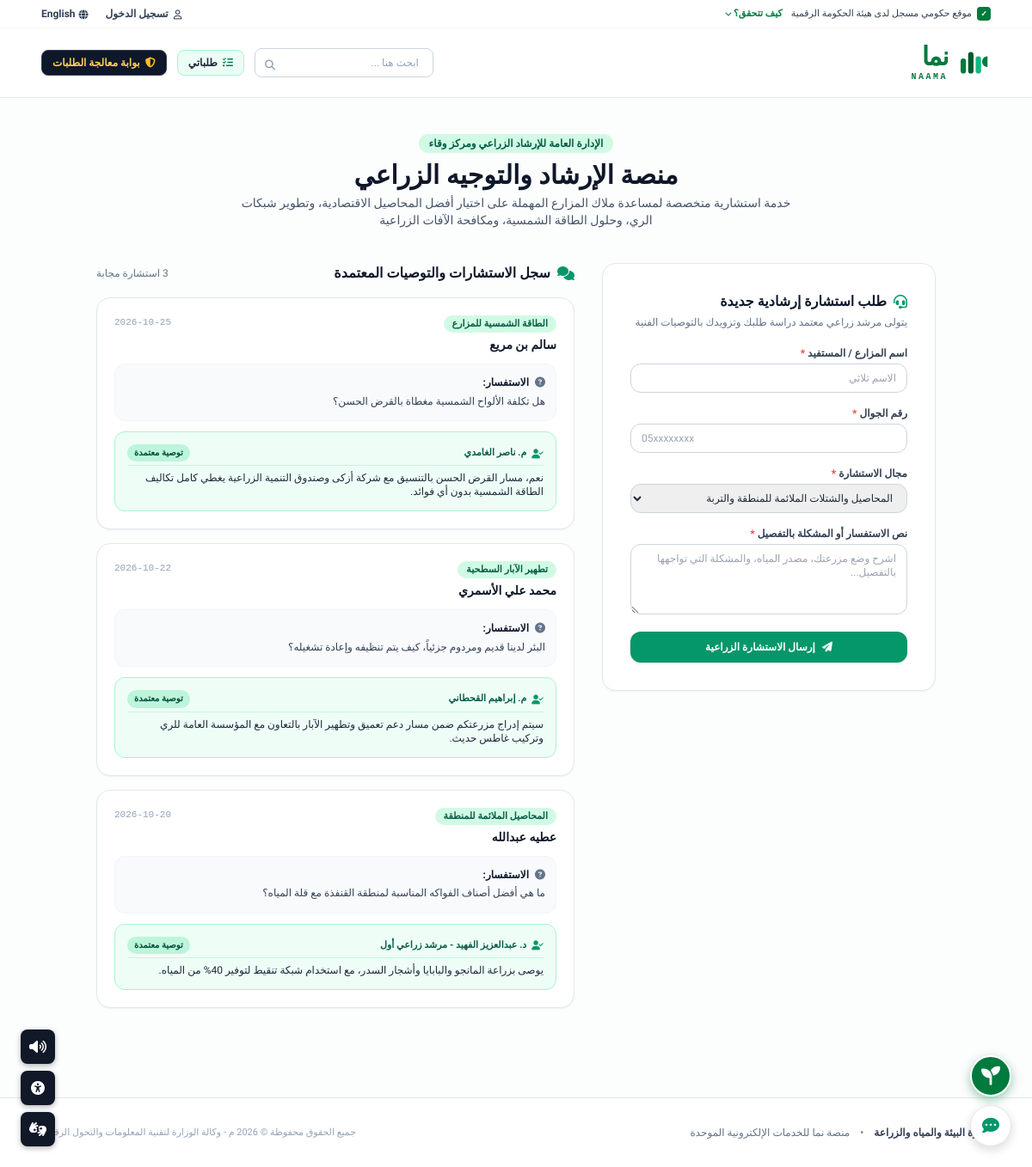
The page /advisory on the database its author committed.
### tables this page shows
CREATE TABLE advisory_requests (
        id INTEGER PRIMARY KEY AUTOINCREMENT,
        farm_id INTEGER,
        farmer_name TEXT,
        farmer_phone TEXT,
        topic TEXT,
        inquiry TEXT,
        reply TEXT,
        advisor_name TEXT,
        status TEXT,
        created_at TEXT
    );

### backend/app.py (the view)
@app.get("/advisory", response_class=HTMLResponse)
async def advisory_page(request: Request):
    conn = get_db_connection()
    c = conn.cursor()
    c.execute("SELECT * FROM advisory_requests ORDER BY id DESC LIMIT 20")
    advisories = [dict(r) for r in c.fetchall()]
    conn.close()
    return render_template(request, "advisory.html", {"advisories": advisories})

### frontend/templates/advisory.html (shortened to what this page needs)
{% extends "base.html" %}
{% block content %}
<div class="max-w-5xl mx-auto px-4 sm:px-6 py-10">
    <div class="text-center mb-10">
        <span class="text-xs font-bold text-emerald-800 bg-emerald-100 px-3 py-1 rounded-full uppercase">الإدارة العامة للإرشاد الزراعي ومركز وقاء</span>
        <h1 class="text-3xl font-extrabold text-slate-900 mt-2">منصة الإرشاد والتوجيه الزراعي</h1>
        <p class="text-slate-600 text-sm mt-1 max-w-2xl mx-auto">
            خدمة استشارية متخصصة لمساعدة ملاك المزارع المهملة على اختيار أفضل المحاصيل الاقتصادية، وتطوير شبكات الري، وحلول الطاقة الشمسية، ومكافحة الآفات الزراعية
        </p>
    </div>
    <div class="grid grid-cols-1 lg:grid-cols-12 gap-8">
        <div class="lg:col-span-5">
            <div class="bg-white p-6 sm:p-8 rounded-2xl border border-slate-200 shadow-sm sticky top-28">
                <h3 class="text-base font-bold text-slate-900 mb-1 flex items-center gap-2">
                    <i class="fa-solid fa-headset text-emerald-600"></i>
                    <span>طلب استشارة إرشادية جديدة</span>
                </h3>
                <p class="text-xs text-slate-500 mb-5">يتولى مرشد زراعي معتمد دراسة طلبك وتزويدك بالتوصيات الفنية</p>
                <form id="advisoryForm" onsubmit="submitAdvisory(event)" class="space-y-4 text-xs">
                    <div>
                        <label class="block font-bold text-slate-700 mb-1">اسم المزارع / المستفيد <span class="text-red-500">*</span></label>
                        <input type="text" name="farmer_name" id="adv_name" required placeholder="الاسم ثلاثي"
                               class="w-full px-3 py-2 rounded-xl border border-slate-300 focus:ring-2 focus:ring-emerald-500 focus:outline-none">
                    </div>
                    <div>
                        <label class="block font-bold text-slate-700 mb-1">رقم الجوال <span class="text-red-500">*</span></label>
                        <input type="tel" name="farmer_phone" id="adv_phone" required placeholder="05xxxxxxxx" dir="ltr"
                               class="w-full px-3 py-2 rounded-xl border border-slate-300 focus:ring-2 focus:ring-emerald-500 focus:outline-none text-left">
                    </div>
                    <div>
                        <label class="block font-bold text-slate-700 mb-1">مجال الاستشارة <span class="text-red-500">*</span></label>
                        <select name="topic" id="adv_topic" class="w-full px-3 py-2 rounded-xl border border-slate-300 focus:ring-2 focus:ring-emerald-500 focus:outline-none">
                            <option value="المحاصيل الملائمة والشتلات">المحاصيل والشتلات الملائمة للمنطقة والتربة</option>
                        </select>
                    </div>
                    <div>
                        <label class="block font-bold text-slate-700 mb-1">نص الاستفسار أو المشكلة بالتفصيل <span class="text-red-500">*</span></label>
                        <textarea name="inquiry" id="adv_inquiry" rows="4" required placeholder="اشرح وضع مزرعتك، مصدر المياه، والمشكلة التي تواجهها بالتفصيل..."
                                  class="w-full px-3 py-2 rounded-xl border border-slate-300 focus:ring-2 focus:ring-emerald-500 focus:outline-none"></textarea>
                    </div>
                    <button type="submit" id="adv_btn" class="w-full py-2.5 rounded-xl bg-emerald-600 hover:bg-emerald-700 text-white font-bold shadow text-xs flex items-center justify-center gap-2">
                        <i class="fa-solid fa-paper-plane"></i>
                        <span>إرسال الاستشارة الزراعية</span>
                    </button>
                </form>
            </div>
        </div>
        <div class="lg:col-span-7 space-y-4">
            <div class="flex items-center justify-between">
                <h3 class="text-base font-bold text-slate-900 flex items-center gap-2">
                    <i class="fa-solid fa-comments text-emerald-600"></i>
                    <span>سجل الاستشارات والتوصيات المعتمدة</span>
                </h3>
                <span class="text-xs text-slate-500">{{ advisories|length }} استشارة مجابة</span>
            </div>
            {% for adv in advisories %}
            <div class="bg-white p-5 rounded-2xl border border-slate-200 shadow-sm space-y-3 text-xs">
                <div class="flex justify-between items-start gap-2">
                    <div>
                        <span class="inline-block px-2.5 py-0.5 rounded-full bg-emerald-100 text-emerald-800 font-bold text-[11px] mb-1">
                            {{ adv.topic }}
                        </span>
                        <h4 class="font-bold text-slate-900 text-sm">{{ adv.farmer_name }}</h4>
                    </div>
                    <span class="text-[11px] text-slate-400 font-mono">{{ adv.created_at }}</span>
                </div>
                <div class="p-3 bg-slate-50 rounded-xl border border-slate-100 text-slate-700 leading-relaxed">
                    <strong class="text-slate-900 block mb-0.5"><i class="fa-solid fa-circle-question ml-1 text-slate-500"></i> الاستفسار:</strong>
                    {{ adv.inquiry }}
                </div>
                <div class="p-3.5 bg-emerald-50/80 rounded-xl border border-emerald-200 text-emerald-950 leading-relaxed">
                    <div class="flex items-center justify-between mb-1.5 pb-1 border-b border-emerald-200/60 font-bold text-[11px] text-emerald-800">
                        <span class="flex items-center gap-1.5"><i class="fa-solid fa-user-check text-emerald-600"></i> {{ adv.advisor_name }}</span>
                        <span class="text-[10px] bg-emerald-200/70 text-emerald-900 px-2 py-0.5 rounded-full">توصية معتمدة</span>
                    </div>
                    <p class="text-xs text-slate-800">{{ adv.reply }}</p>
                </div>
            </div>
            {% endfor %}
        </div>
    </div>
</div>
{% endblock %}

### frontend/static/style.css (style rules this page uses)
:root { --naama-green: #007a3d; --naama-dark-green: #005a2b; --naama-light-green: #e6f4ea; --naama-border: #e2e8f0; --naama-text-dark: #1f2937; --naama-text-muted: #6b7280; }
* { box-sizing: border-box; }
body { font-family: 'Tajawal', sans-serif; direction: rtl; text-align: right; margin: 0; padding: 0; color: var(--naama-text-dark); }

### rows shown on the page
advisory_requests: topic "الطاقة الشمسية للمزارع", farmer_name "سالم بن مريع", created_at "2026-10-25", inquiry "هل تكلفة الألواح الشمسية مغطاة بالقرض الحسن؟", advisor_name "م. ناصر الغامدي", reply "نعم، مسار القرض الحسن بالتنسيق مع شركة أزكى وصندوق التنمية الزراعية يغطي كامل تكاليف الطاقة الشمسية بدون أي فوائد."
advisory_requests: topic "تطهير الآبار السطحية", farmer_name "محمد علي الأسمري", created_at "2026-10-22", inquiry "البئر لدينا قديم ومردوم جزئياً، كيف يتم تنظيفه وإعادة تشغيله؟", advisor_name "م. إبراهيم القحطاني", reply "سيتم إدراج مزرعتكم ضمن مسار دعم تعميق وتطهير الآبار بالتعاون مع المؤسسة العامة للري وتركيب غاطس حديث."
advisory_requests: topic "المحاصيل الملائمة للمنطقة", farmer_name "عطيه عبدالله", created_at "2026-10-20", inquiry "ما هي أفضل أصناف الفواكه المناسبة لمنطقة القنفذة مع قلة المياه؟", advisor_name "د. عبدالعزيز الفهيد - مرشد زراعي أول", reply "يوصى بزراعة المانجو والبابايا وأشجار السدر، مع استخدام شبكة تنقيط لتوفير 40% من المياه."

### other values the page prints
{{ advisories|length }} "3"
